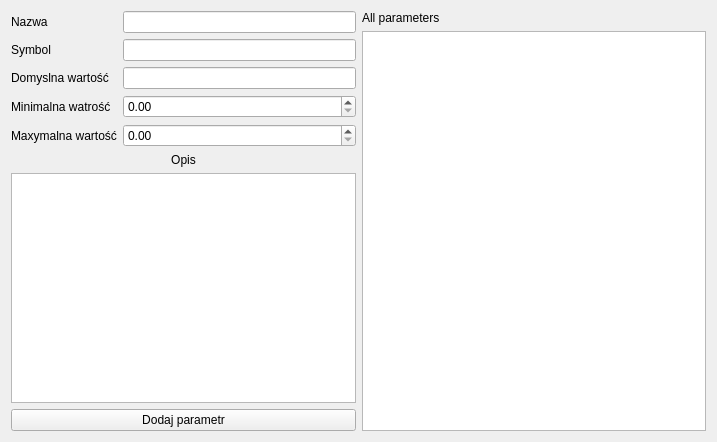
<?xml version="1.0" encoding="UTF-8"?>
<ui version="4.0">
 <class>AddParameter</class>
 <widget class="QWidget" name="AddParameter">
  <property name="geometry">
   <rect>
    <x>0</x>
    <y>0</y>
    <width>717</width>
    <height>442</height>
   </rect>
  </property>
  <property name="windowTitle">
   <string>Form</string>
  </property>
  <layout class="QHBoxLayout" name="horizontalLayout">
   <item>
    <layout class="QVBoxLayout" name="verticalLayout">
     <item>
      <layout class="QFormLayout" name="formLayout">
       <property name="fieldGrowthPolicy">
        <enum>QFormLayout::AllNonFixedFieldsGrow</enum>
       </property>
       <item row="0" column="0">
        <widget class="QLabel" name="name_l">
         <property name="text">
          <string>Nazwa</string>
         </property>
         <property name="buddy">
          <cstring>name</cstring>
         </property>
        </widget>
       </item>
       <item row="0" column="1">
        <widget class="QLineEdit" name="name"/>
       </item>
       <item row="1" column="0">
        <widget class="QLabel" name="symbol_l">
         <property name="text">
          <string>Symbol</string>
         </property>
         <property name="buddy">
          <cstring>symbol</cstring>
         </property>
        </widget>
       </item>
       <item row="1" column="1">
        <widget class="QLineEdit" name="symbol"/>
       </item>
       <item row="2" column="0">
        <widget class="QLabel" name="defaultValue_l">
         <property name="text">
          <string>Domyslna wartość</string>
         </property>
         <property name="buddy">
          <cstring>defaultValue</cstring>
         </property>
        </widget>
       </item>
       <item row="2" column="1">
        <widget class="QLineEdit" name="defaultValue"/>
       </item>
       <item row="3" column="0">
        <widget class="QLabel" name="minVal_l">
         <property name="text">
          <string>Minimalna watrość</string>
         </property>
         <property name="buddy">
          <cstring>minVal</cstring>
         </property>
        </widget>
       </item>
       <item row="3" column="1">
        <widget class="QDoubleSpinBox" name="minVal"/>
       </item>
       <item row="4" column="0">
        <widget class="QLabel" name="maxVal_l">
         <property name="text">
          <string>Maxymalna wartość</string>
         </property>
         <property name="buddy">
          <cstring>maxVal</cstring>
         </property>
        </widget>
       </item>
       <item row="4" column="1">
        <widget class="QDoubleSpinBox" name="maxVal"/>
       </item>
      </layout>
     </item>
     <item>
      <widget class="QLabel" name="description_l">
       <property name="text">
        <string>Opis</string>
       </property>
       <property name="alignment">
        <set>Qt::AlignCenter</set>
       </property>
       <property name="buddy">
        <cstring>description</cstring>
       </property>
      </widget>
     </item>
     <item>
      <widget class="QTextEdit" name="description"/>
     </item>
     <item>
      <widget class="QPushButton" name="addParameter">
       <property name="text">
        <string>Dodaj parametr</string>
       </property>
      </widget>
     </item>
    </layout>
   </item>
   <item>
    <layout class="QVBoxLayout" name="verticalLayout_2">
     <item>
      <widget class="QLabel" name="label">
       <property name="text">
        <string>All parameters</string>
       </property>
      </widget>
     </item>
     <item>
      <widget class="QTableView" name="parametersView"/>
     </item>
    </layout>
   </item>
  </layout>
 </widget>
 <resources/>
 <connections/>
</ui>
